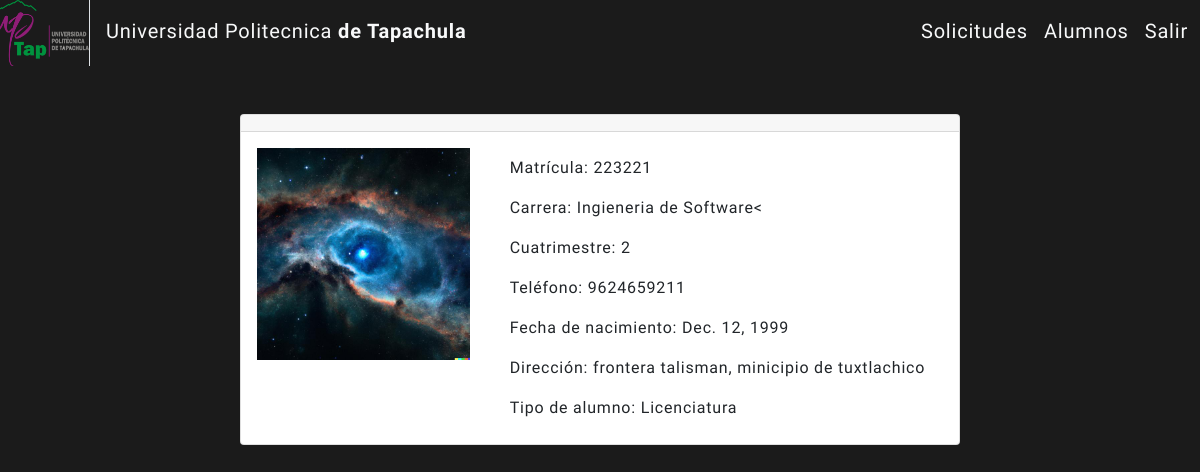
Before: /detalle_alumno/223221 (signed in) with the older database file.
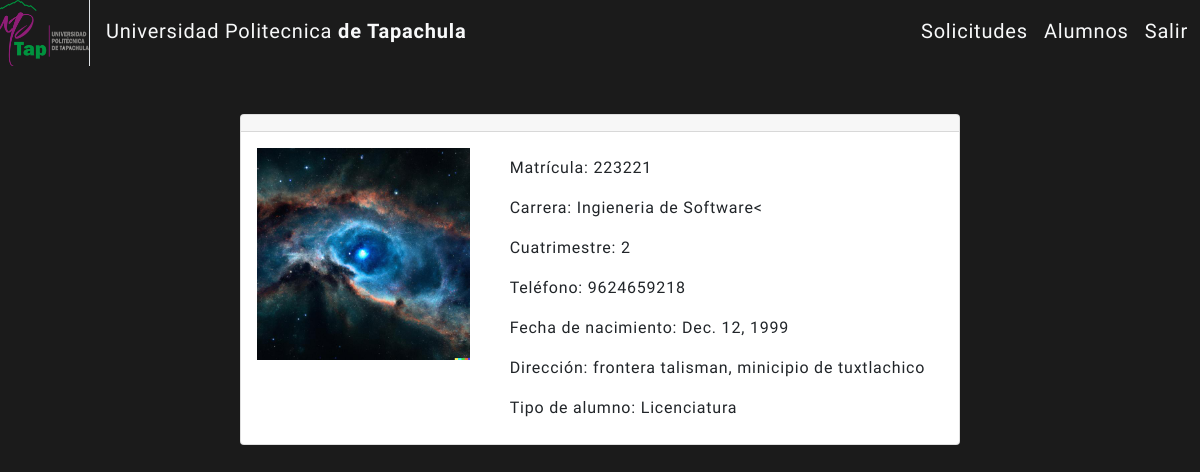
After: the same page with the newer database file.
### Login/models.py (models this page shows, shortened)
class User(AbstractBaseUser, PermissionsMixin):
    email = models.EmailField(unique=True, error_messages={'unique': 'Ya existe un usuario con este correo'})
    nombre = models.CharField(max_length=50, blank=True)
    apellido = models.CharField(max_length=50, blank=True)
    is_active = models.BooleanField(default=True)
    is_alumno = models.BooleanField(default=True)
    is_staff = models.BooleanField(default=False)
    date_join = models.DateTimeField(auto_now_add=True)
    objects = UserManager()
    USERNAME_FIELD = 'email'
    REQUIRED_FIELDS = []

class Alumno(User):
    matricula = models.CharField(max_length=10, unique=True,
                                 error_messages={'unique': 'Ya existe un usuario con esta matricula'})
    carrera = models.CharField(max_length=50)
    cuatrimestre = models.CharField(max_length=3)
    numero_telefono = models.CharField(max_length=10)
    fecha_nacimiento = models.DateField()
    direccion = models.CharField(max_length=100)
    tipo_alumno = models.CharField(max_length=50)
    imagen = models.ImageField(upload_to='Login/static/imagenes/')
    ficha_medica = models.OneToOneField('Ficha_medica', on_delete=models.CASCADE, null=True, blank=True)
    contacto_emergencia = models.OneToOneField('Contacto_emergencia', on_delete=models.CASCADE, null=True, blank=True)
    credencial = models.OneToOneField('Credencial', on_delete=models.CASCADE, null=True, blank=True)
    solicitud = models.OneToOneField('Solicitud', on_delete=models.CASCADE, null=True, blank=True, related_name='solicitud')

### Administradores/views.py (the view)
    def wrapped_view(*args, **kwargs):
        response = view_func(*args, **kwargs)
        response['Cache-Control'] = 'no-cache, no-store, must-revalidate'
        return response

### Administradores/views.py (called while the page is built)
def no_cache(view_func):
    def wrapped_view(*args, **kwargs):
        response = view_func(*args, **kwargs)
        response['Cache-Control'] = 'no-cache, no-store, must-revalidate'
        return response
    return wrapped_view

@no_cache
@login_required
def Detalle_alumno(request, matricula):
    if request.user.is_superuser == False:
        return redirect('panel_alumnos')
    alumno = Alumno.objects.get(matricula=matricula)
    url = alumno.imagen.url
    nueva_url = url.split('/')
    url = nueva_url[nueva_url.__len__() - 2] + "/" + nueva_url[nueva_url.__len__() - 1]
    context = {
        'alumno': alumno,
        'imagen': url
    }
    return render(request, 'Administradores/detalle_alumno/detalle_alumno.html', context)

### Administradores/templates/Administradores/detalle_alumno/detalle_alumno.html
{% extends 'Administradores/layouts/base.html' %}
{% load static %}
{% block content %}
<div class="container mt-5">
  <div class="row justify-content-center">
    <div class="col-md-8">
      <div class="card">
        <div class="card-header">{{ alumno.username }}</div>
        <div class="card-body">
          <div class="row">
            <div class="col-md-4">
              <img src="{% static imagen %}" class="img-fluid" alt="{{ alumno.username }}">
            </div>
            <div class="col-md-8">
              <ul class="list-group list-group-flush">
                <li class="list-group-item"><strong>Matrícula:</strong> {{ alumno.matricula }}</li>
                <li class="list-group-item"><strong>Carrera:</strong> {{ alumno.carrera }}</li>
                <li class="list-group-item"><strong>Cuatrimestre:</strong> {{ alumno.cuatrimestre }}</li>
                <li class="list-group-item"><strong>Teléfono:</strong> {{ alumno.numero_telefono }}</li>
                <li class="list-group-item"><strong>Fecha de nacimiento:</strong> {{ alumno.fecha_nacimiento }}</li>
                <li class="list-group-item"><strong>Dirección:</strong> {{ alumno.direccion }}</li>
                <li class="list-group-item"><strong>Tipo de alumno:</strong> {{ alumno.tipo_alumno }}</li>
              </ul>
            </div>
          </div>
        </div>
      </div>
    </div>
  </div>
</div>
{% endblock %}

### Administradores/templates/Administradores/layouts/base.html (shortened to what this page needs)
{% load static %}
<!DOCTYPE html>
<html>
<head>
    <link href="https://unpkg.com/ionicons@4.2.2/dist/css/ionicons.min.css" rel="stylesheet">
    <link rel="stylesheet" href="https://cdn.jsdelivr.net/npm/bootstrap@5.2.2/dist/css/bootstrap.min.css"
/>
    <link rel="stylesheet" href="https://cdn.datatables.net/1.12.1/css/dataTables.bootstrap5.min.css"/>
    <link
            rel="stylesheet"
            href="https://cdnjs.cloudflare.com/ajax/libs/font-awesome/6.2.0/css/all.min.css"
    />
    <link rel="stylesheet" href="styles.css"/>
    <link rel="stylesheet" href="https://stackpath.bootstrapcdn.com/bootstrap/4.3.1/css/bootstrap.min.css"/>
    <link rel="stylesheet" href="{% static 'Alumnos/bootstrap/css/bootstrap.min.css' %}">
    <link rel="stylesheet" href="{% static 'Alumnos/styles/styles.css' %}">
</head>
<body>
<section>
    <div class="row no-gutters">
        <div class="col-lg-1 border-right d-none d-lg-block">
            <div class="d-flex h-100">
                <div class="align-self-center mx-auto">
                    <img src="{% static 'Alumnos/img/logo.png' %}" alt="" class="img-fluid" width="100" height="100">
                </div>
            </div>
        </div>
        <div class="col-lg-11">
            <nav class="navbar navbar-expand-lg">
                <a href="#" class="navbar-brand text-light">Universidad Politecnica<span class="font-weight-bold"> de Tapachula</span></a>
                <div class="collapse navbar-collapse" id="navbarSupportedContent">
                    <ul class="navbar-nav ml-auto">
                        <li class="nav-item">
                            <a href="{% url 'panel_solicitudes_administrador' %}" class="nav-link text-light lead">Solicitudes</a>
                        </li>
                        <li class="nav-tem">
                            <a href="{% url 'listado_alumnos' %}" class="nav-link text-light lead">Alumnos</a>
                        </li>
                        <li class="nav-item">
                            <a href="{% url 'logout_alumnos' %}" class="nav-link text-light lead">Salir</a>
                        </li>
                    </ul>
                </div>
            </nav>
        </div>
    </div>
    {% block content %}
    {% endblock %}
</section>
</body>
</html>

### Administradores/migrations/static/Alumnos/styles/styles.css (style rules this page uses)
:root { --color-dark: #1b1b1b; --color-light: #ffffff; --color-gold: #c7b8a5; }
body { font-family: "Oswald", sans-serif; font-weight: 200; background-color: var(--color-dark); color: var(--color-dark); letter-spacing: 0.05rem; }

### Alumnos/static/Alumnos/styles/styles.css (style rules this page uses)
:root { --color-dark: #1b1b1b; --color-light: #ffffff; --color-gold: #c7b8a5; }
body { font-family: "Oswald", sans-serif; font-weight: 200; background-color: var(--color-dark); color: var(--color-dark); letter-spacing: 0.05rem; }

Changed rows visible on the page:
changed Alumno "Ingieneria de Software<": numero_telefono "9624659211" → "9624659218"
